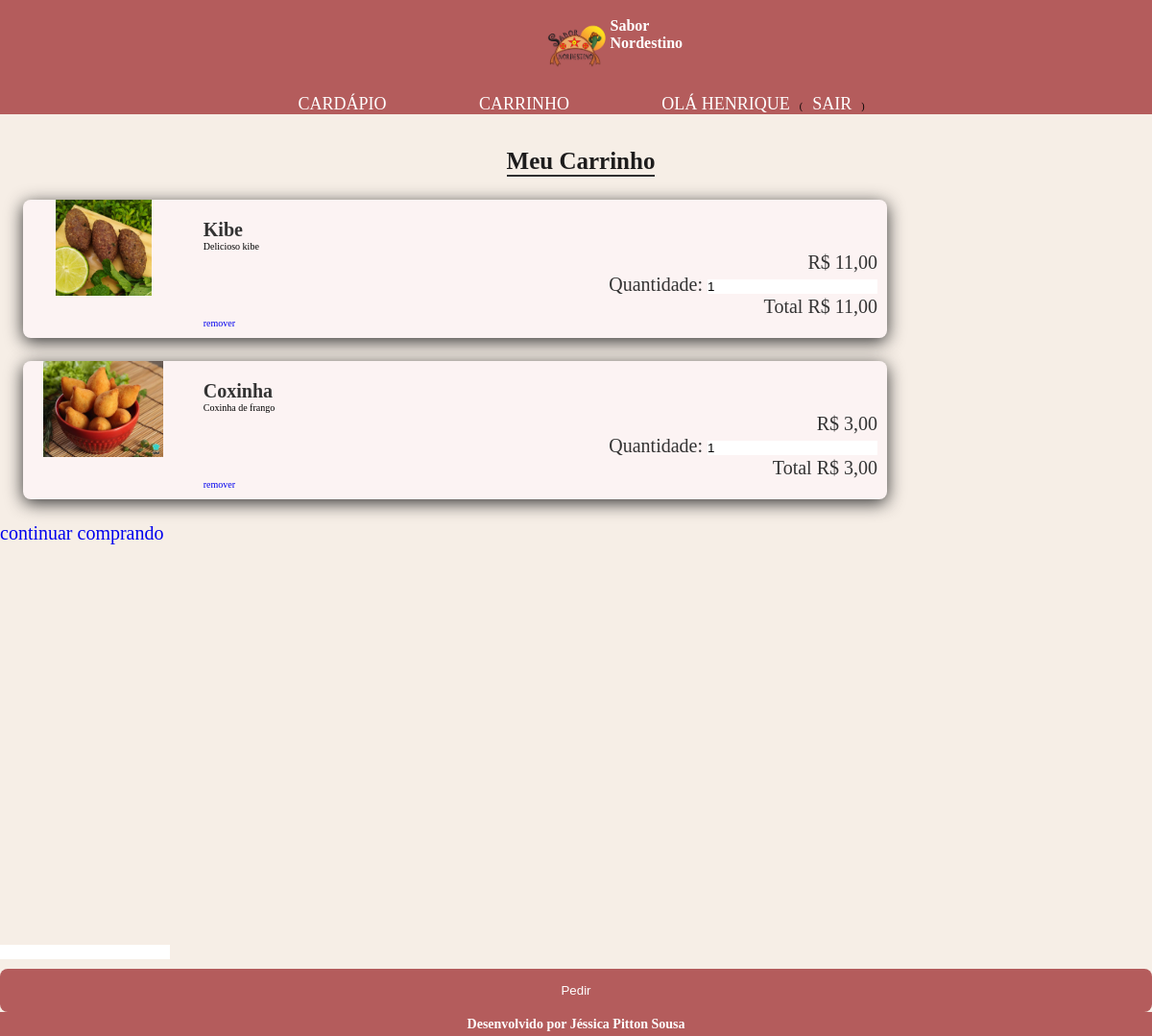
/pedido/carrinho (signed in), run on the app's committed database.
### cliente/models.py (models this page shows, shortened)
class Cliente(models.Model):
    user = models.OneToOneField(User, on_delete=models.CASCADE, null=True)
    nome = models.CharField(max_length=200)
    cpf = models.CharField(max_length=15)
    email = models.CharField(max_length=200)
    celular = models.CharField(max_length=200, null=True)
    criacao = models.DateTimeField("data de criacão", default=timezone.now)
    alteracao = models.DateTimeField("data de alteração", default=timezone.now)

### pedido/models.py (models this page shows, shortened)
class ItemCarrinho(models.Model):
    produto = models.ForeignKey(Produto, on_delete=models.CASCADE, null=True)
    quantidade = models.IntegerField(default=1)
    valor = models.DecimalField(max_digits=10, decimal_places=2, default=0.00)
    total = models.DecimalField(max_digits=10, decimal_places=2, default=0.00)
    carrinho = models.ForeignKey(Carrinho, on_delete=models.CASCADE, related_name="itens", null=True)

### produto/models.py (models this page shows, shortened)
class Produto(models.Model):
    nome = models.CharField(max_length=200)
    codigo = models.IntegerField()
    quantidade = models.IntegerField()
    descricao = models.TextField(null=True)
    preco = models.DecimalField(max_digits=8, decimal_places=2)
    criacao = models.DateTimeField("data de criacão", default=timezone.now)
    alteracao = models.DateTimeField("data de alteração", default=timezone.now)

class ImagemProduto(models.Model):
    imagem = models.ImageField(upload_to='produto/static/imagens_produto/')
    produto = models.ForeignKey(Produto, on_delete=models.CASCADE, related_name='imagens', null=True)

### pedido/views.py (the view)
# urls.py: path('carrinho', views.carrinho, name='carrinho'),
@login_required
def carrinho(request):
    cliente = Cliente.objects.get(user=request.user)
    carrinho, created = Carrinho.objects.get_or_create(cliente=cliente)
    context = {
            'carrinho': carrinho,
            'username': request.user.cliente.nome
        }
    return render(request, 'carrinho/carrinho.html', context)

### pedido/templates/carrinho/carrinho.html (shortened to what this page needs)
<!DOCTYPE html>
<html lang="en">
<head>
    <link href='https://unpkg.com/boxicons@2.1.4/css/boxicons.min.css' rel='stylesheet'>
    {% load static %}
    <link rel="stylesheet" href="{% static 'usuario/css/style.css' %}">
</head>
<body>
    <header class="content">
        <div class="Logo">
            <img src="{% static 'img/logo.png' %}" alt="logo">
            <h3>Sabor Nordestino</h3>
        </div>
        <div class="caixa"></div>
        <nav>
            <ul class = "list-menu">
                <li><a href="/produto">Cardápio</a></li>
                <li><a href="/pedido/carrinho">Carrinho</a></li>
                {% if username is None %}
                <li><a href="/usuario/login">Login</a></li>
                {% else %}
                <li><a href="/pedidos">Olá {{username}}</a>(<a href="/usuario/logout">Sair</a>)</li>
                {% endif %}
            </ul>
        </nav>
    </header>
    <div class="carrinho">
        <div class="cabecalho-carrinho">
            <botton>
            </botton>
            <h3>Meu Carrinho</h3>
        </div>
        <ul>
            {% for item in carrinho.itens.all %}
            <li class="carrinho-item">
                <div class="imagem">
                    <img src="/produto/{{ item.produto.imagens.first.imagem }}" alt="{{ item.produto.nome }}">
                </div>
                <div class="info">
                    <h4>{{ item.produto.nome }}</h4>
                    <p>{{ item.produto.descricao }}</p>
                    <div class="preco">
                        <p>R$ {{ item.produto.preco }}</p>
                        <span>Quantidade:</span>
                        <input type="number" name="quantidade" value="{{ item.quantidade }}" min="1">
                        <p>Total R$ {{ item.total }}</p>
                    </div>
                    <a href="/pedido/carrinho/{{item.id}}/remover">remover</a>
                </div>
            </li>
            {% endfor %}
            <a class="voltar" href="/produto">continuar comprando</a>
        </ul>
        <form method="POST" action="/pedido/carrinho/{{ carrinho.id }}">
            <input type="text" name="observacao" />
            <button class="pagar">Pedir</button>
        </form>
    <footer>
        <h4>Desenvolvido por Jéssica Pitton Sousa</h4>
    </footer>
</body>
</html>

### usuario/static/usuario/css/style.css (style rules this page uses)
* { margin:0; padding:0; box-sizing: border-box; list-style: none; outline: none; border: none; text-decoration: none; }
html { width: 100vw; height: 100vh; font-size: 62.5%; overflow-x: hidden; scroll-behavior: smooth; background-color: #1f1e1f; justify-content: center; }
.content { width: 100vw; height: 70px; display: flex; justify-content:space-around ; align-items: center; background-color: rgb(180, 92, 92); position: fixed; padding-left: 30rem; z-index: 10; }
.Logo { width: 70px; height: auto; cursor: pointer; display: flex; align-items: center; }
.Logo h3 { color: white; font-size: 1.6rem ; }
.Logo img { width: 100%; height: 100%; }
.content .list-menu { width: 600px; display: flex; align-items: center; justify-content: space-between; }
.content .list-menu li a { padding-top: 3rem; padding-bottom: 2rem; padding-right: 1rem; padding-left: 1rem; color: white; font-size: 1.8rem; text-transform: uppercase; font-weight: 500; transition: all 200ms ease-in; }
.caixa { width: 20px; height: 50px; display: flex; }
footer { height: 25px; background-color:rgb(180, 92, 92); color: white; font-size: 1.4rem; display: flex; align-items: center; justify-content: center; }
.carrinho { width: 100%; background-color: rgb(246, 238, 230); position: absolute; margin-top: 70px; }
.carrinho ul { min-height: 97vh; }
.carrinho .cabecalho-carrinho { display: flex; justify-content: center; }
.carrinho .cabecalho-carrinho h3 { font-size: 3rem; align-items: center; margin-top: 5%; color: rgb(29, 28, 28); border-bottom: 2px solid rgb(48,48,48); justify-content: center; display:grid; position: relative; }
.carrinho .carrinho-item { position: relative; display: flex; width: 75%; margin: 2%; background: #fcf3f3; border-radius: 8px; box-shadow: 0 4px 18px #333333; justify-content: center; }
.carrinho .carrinho-item .imagem { width: 200px; height:100px ; display: flex; justify-content: center; }
.carrinho .carrinho-item img { width: 150px; object-fit: contain; margin-right: 1rem; justify-content: center; }
.carrinho .carrinho-item .info { width: 90%; padding: 10px; justify-content: center; }
.carrinho .carrinho-item h4 { color: #333333; font-size:2rem; text-align: left; padding-top: 10px; }
.carrinho .carrinho-item .preco { color: #333333; font-size: 2rem; text-align: right; }
.carrinho .pagar { font: 500 1rem; cursor: pointer; width: 100%; margin-top: 10px; padding: 15px 0; color: #fff; background: rgb(180, 92, 92); border-radius: 8px; transition: 0.3s; }
.voltar { font-size: 2rem; }
@media (max-width: 1200px) { .content { flex-direction: column; justify-content: center; align-items: center; height: 11%; padding-left:1px ; padding-top: 1px; } }
@media (max-width: 1200px) { .carrinho .cabecalho-carrinho h3 { font-size: 2.5rem; align-items: center; margin-top: 7%; color: rgb(29, 28, 28); border-bottom: 2px solid rgb(48,48,48); justify-content: center; display:grid; position: relative; } }

### data on the page
Cliente: nome "HENRIQUE"
ItemCarrinho: produto.imagens.first.imagem (picture), produto.nome "Kibe", produto.descricao "Delicioso kibe", produto.preco "11,00", quantidade "1", total "11,00"
ItemCarrinho: produto.imagens.first.imagem (picture), produto.nome "Coxinha", produto.descricao "Coxinha de frango", produto.preco "3,00", quantidade "1", total "3,00"
